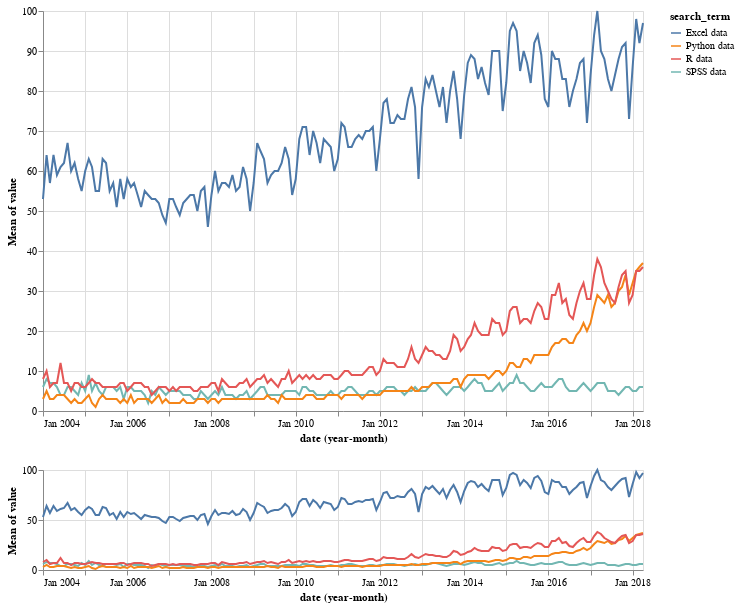

The cell this chart's notebook holds for it:
### Code cell
select_time = alt.selection(type="interval",encodings=["x"])

trends_line = alt.Chart(trends).mark_line().encode(
    x="yearmonth(date):T",
    y='mean(value)',
    color="search_term"
).properties(
    width=600,
    height=400
).transform_filter(
    select_time
)

trends_line_zoom = alt.Chart(trends).mark_line().encode(
    x="yearmonth(date):T",
    y='mean(value)',
    color="search_term"
).properties(
    width=600,
    height=100,
    selection=select_time
)

trends_line&trends_line_zoom

### Figure 1 — Vega-Lite specification as saved in the notebook (floating-point values rounded to 4 significant figures; data arrays with more than 128 entries replaced by an {"elided": "..."} marker saying what was removed)
{"config": {"view": {"continuousWidth": 400, "continuousHeight": 300}}, "vconcat": [{"mark": "line", "encoding": {"color": {"type": "nominal", "field": "search_term"}, "x": {"type": "temporal", "field": "date", "timeUnit": "yearmonth"}, "y": {"type": "quantitative", "aggregate": "mean", "field": "value"}}, "height": 400, "transform": [{"filter": {"selection": "selector028"}}], "width": 600}, {"mark": "line", "encoding": {"color": {"type": "nominal", "field": "search_term"}, "x": {"type": "temporal", "field": "date", "timeUnit": "yearmonth"}, "y": {"type": "quantitative", "aggregate": "mean", "field": "value"}}, "height": 100, "selection": {"selector028": {"type": "interval", "encodings": ["x"]}}, "width": 600}], "data": {"name": "data-e98c37ccd35f211240bd82ee68b1da10"}, "$schema": "https://vega.github.io/schema/vega-lite/v4.8.1.json", "datasets": {"data-e98c37ccd35f211240bd82ee68b1da10": {"elided": "688 records"}}}
